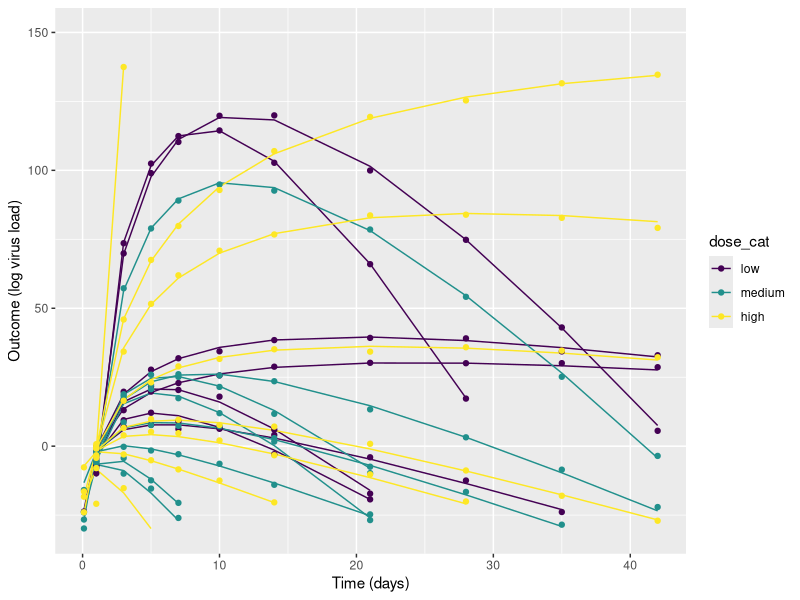
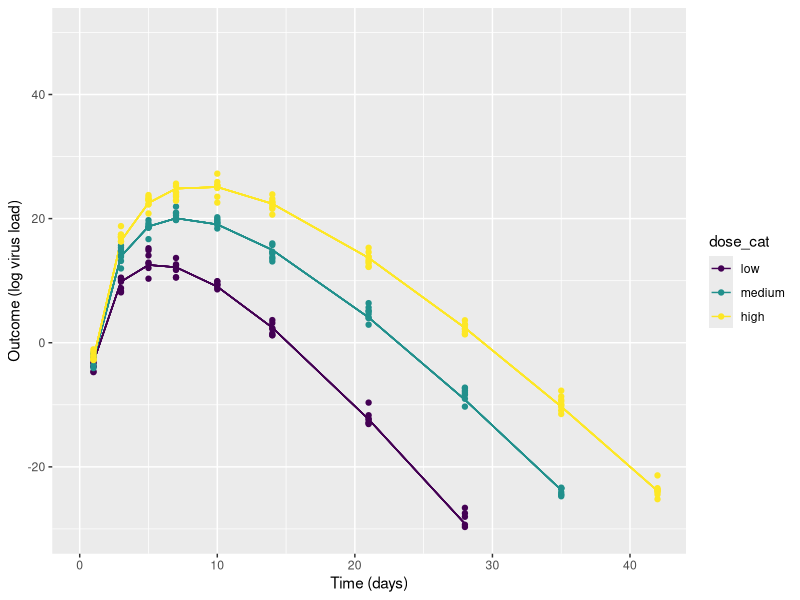
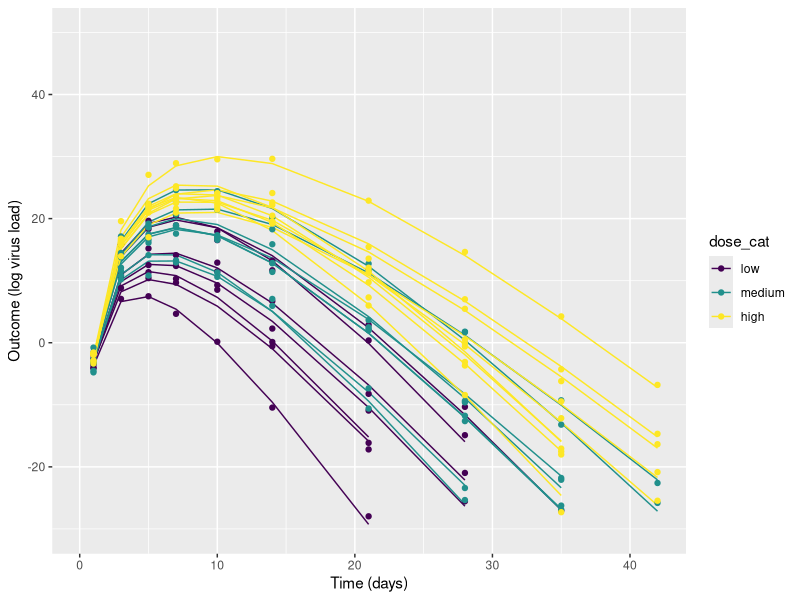
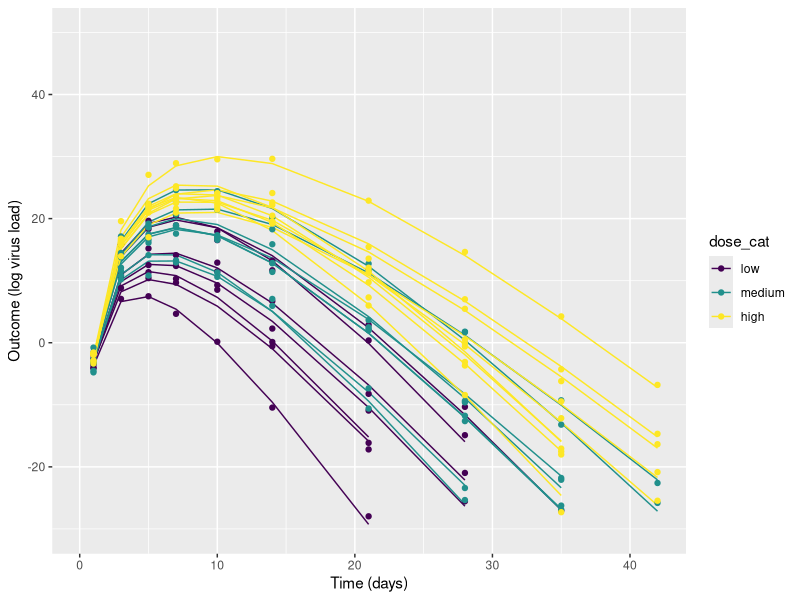

Write R code to recreate these figures, in order.
# code only portion of tutorial part 1
# Simulating data

## ---- settings --------
## General settings
set.seed(123) #for reproducibility
# days at which we assume outcome is measured
timevec <- c(0.1,1,3,5,7,10,14,21,28,35,42)

#do different number of individuals per dose
#just to make it clearer which is which and also since that's the data structure
Nlow = 7; Nmed = 8; Nhigh = 9;
#if you want to explore how model fitting changes if you increase sample size
#turn on this line of code
#Nlow = 70; Nmed = 80; Nhigh = 90;

Ntot = Nlow + Nmed + Nhigh; #total number of individuals

# Set values for dose
# since we only consider dose on a log scale
# we'll log transform right here and then always use it in those log units
high_dose = log(1000)
med_dose = log(100)
low_dose = log(10)
dosevec = c(rep(low_dose,Nlow),rep(med_dose,Nmed),rep(high_dose,Nhigh))
# we are also creating a version that is just ordered categories instead of numeric values
# we'll use that for plotting and in the alternative analysis in a separate post
dosevec_cat = ordered(c(rep("low", Nlow),rep("medium",Nmed),rep("high",Nhigh)),levels=c("low","medium","high"))


## Setting parameter values

## ---- commonpars --------
sigma = 1
a1 = 0.2
b1 = -0.2

## ---- m1pars --------
m1_mua = 3
m1_mub = 1
m1_sigmaa = 1
m1_sigmab = 1
m1_a0 = rnorm(n=Ntot, m1_mua, m1_sigmaa)
m1_b0 = rnorm(n=Ntot, m1_mub, m1_sigmaa)
# saving main parameters
m1pars = c(sigma = sigma, a1 = a1, b1 = b1, a0_mu = m1_mua, b0_mu = m1_mub)

## ---- m2pars --------
m2_mua = 3
m2_mub = 1
m2_sigmaa = 0.0001
m2_sigmab = 0.0001
m2_a0 = rnorm(n=Ntot, m2_mua, m2_sigmaa)
m2_b0 = rnorm(n=Ntot, m2_mub, m2_sigmab)
m2pars = c(sigma = sigma, a1 = a1, b1 = b1, a0_mu = m2_mua, b0_mu = m2_mub)

## ---- m3pars --------
m3_mua = 3
m3_mub = 1
m3_sigmaa = 0.1
m3_sigmab = 0.1
m3_a0 = rnorm(n=Ntot, m3_mua, m3_sigmaa)
m3_b0 = rnorm(n=Ntot, m3_mub, m3_sigmaa)
m3pars = c(sigma = sigma, a1 = a1, b1 = b1, a0_mu = m3_mua, b0_mu = m3_mub)

## ---- m1sims --------
m1_alpha = m1_a0 + a1*(log(dosevec) - log(med_dose))
m1_beta = m1_b0 + b1*(log(dosevec) - log(med_dose))
#doing matrix multiplication to get time-series for each individual
#for that to work, the timevec vector needs to be transposed
m1_mu =  exp(m1_alpha) %*% t(log(timevec)) - exp(m1_beta) %*% t(timevec)
# apply variation following a normal distribution to each individual
m1_y = apply(m1_mu,2,rnorm,sigma)
# in a final step, we reorganize the data into a long data frame with
# columns id, time, dose, model,
# the deterministic mean mu, and the normally distributed outcome
# we store dose in 3 versions, the original (log transformed one), the one that has the middle value subtracted, and a categorical one
# note that little trick using sort to get time in the right order
# not a robust way of doing things, but works here
m1_dat <- data.frame(id = rep(1:Ntot,length(timevec)),
                     dose = rep(dosevec,length(timevec)), dose_adj = rep(dosevec,length(timevec))-med_dose, dose_cat =  rep(dosevec_cat,length(timevec)),
                     time = sort(rep(timevec,Ntot)), model = "m1",
                     mu = as.vector(m1_mu), outcome = rnorm(n=length(m1_mu),mean=as.vector(m1_mu),sd=sigma)  )


## ---- m2m3sims --------
#model 2
m2_alpha = m2_a0 + a1*(log(dosevec) - log(med_dose))
m2_beta = m2_b0 + b1*(log(dosevec) - log(med_dose))
m2_mu =  exp(m2_alpha) %*% t(log(timevec)) - exp(m2_beta) %*% t(timevec)
m2_dat <- data.frame(id = rep(1:Ntot,length(timevec)),
                     dose = rep(dosevec,length(timevec)), dose_adj = rep(dosevec,length(timevec))-med_dose, dose_cat =  rep(dosevec_cat,length(timevec)),
                     time = sort(rep(timevec,Ntot)), model = "m2",
                     mu = as.vector(m2_mu), outcome = rnorm(n=length(m2_mu),mean=as.vector(m2_mu),sd=sigma)  )

#model 3
m3_alpha = m3_a0 + a1*(log(dosevec) - log(med_dose))
m3_beta = m3_b0 + b1*(log(dosevec) - log(med_dose))
m3_mu =  exp(m3_alpha) %*% t(log(timevec)) - exp(m3_beta) %*% t(timevec)
m3_y = apply(m3_mu,2,rnorm,sigma)
m3_dat <- data.frame(id = rep(1:Ntot,length(timevec)),
                     dose = rep(dosevec,length(timevec)), dose_adj = rep(dosevec,length(timevec))-med_dose, dose_cat =  rep(dosevec_cat,length(timevec)),
                     time = sort(rep(timevec,Ntot)), model = "m3",
                     mu = as.vector(m3_mu), outcome = rnorm(n=length(m3_mu),mean=as.vector(m3_mu),sd=sigma)  )



## ---- packages --------
library('ggplot2')

## ---- makeplots --------
p1 <- ggplot(m1_dat) +
  geom_line(aes(x=time, y=mu, col = dose_cat, group = id)) +
  geom_point(aes(x=time, y=outcome, col = dose_cat)) +
  scale_y_continuous(limits = c(-30,150)) +
  labs(y = "Outcome (log virus load)",  x = "Time (days)")

p2 <- ggplot(m2_dat) +
  geom_line(aes(x=time, y=mu, col = dose_cat, group = id)) +
  geom_point(aes(x=time, y=outcome, col = dose_cat)) +
  scale_y_continuous(limits = c(-30,50)) +
  labs(y = "Outcome (log virus load)",  x = "Time (days)")

p3 <- ggplot(m3_dat) +
  geom_line(aes(x=time, y=mu, col = dose_cat, group = id)) +
  geom_point(aes(x=time, y=outcome, col = dose_cat)) +
  scale_y_continuous(limits = c(-30,50)) +
  labs(y = "Outcome (log virus load)",  x = "Time (days)")

## ---- showplots --------
plot(p1)
plot(p2)
plot(p3)

## ---- savesims --------
ggsave(file = paste0("simdata_m3.png"), p3, dpi = 300, units = "in", width = 7, height = 7)
simdat <- list(m1 = m1_dat, m2 = m2_dat, m3 = m3_dat, m1pars = m1pars, m2pars = m2pars, m3pars = m3pars)
saveRDS(simdat, "simdat.Rds")


